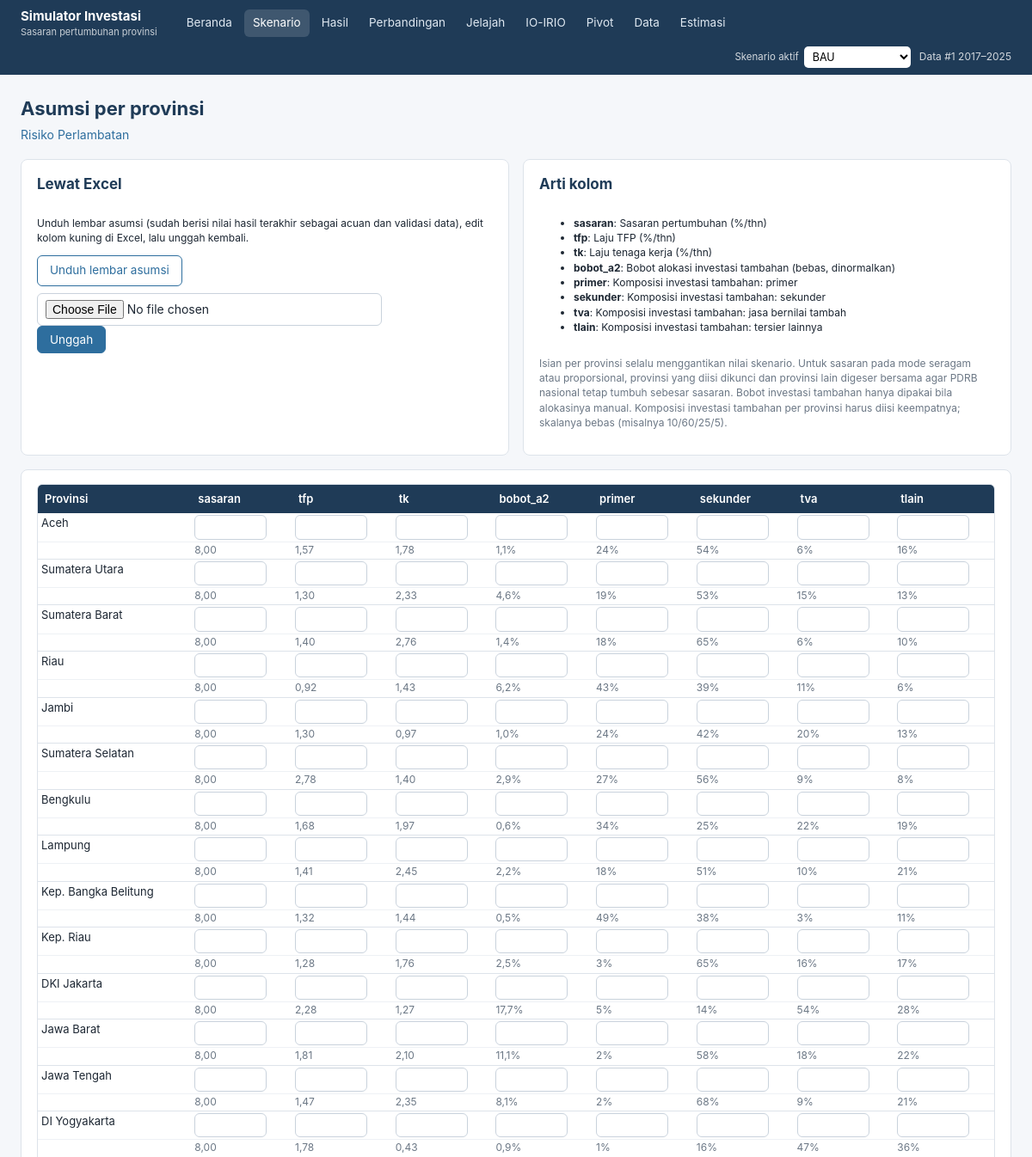
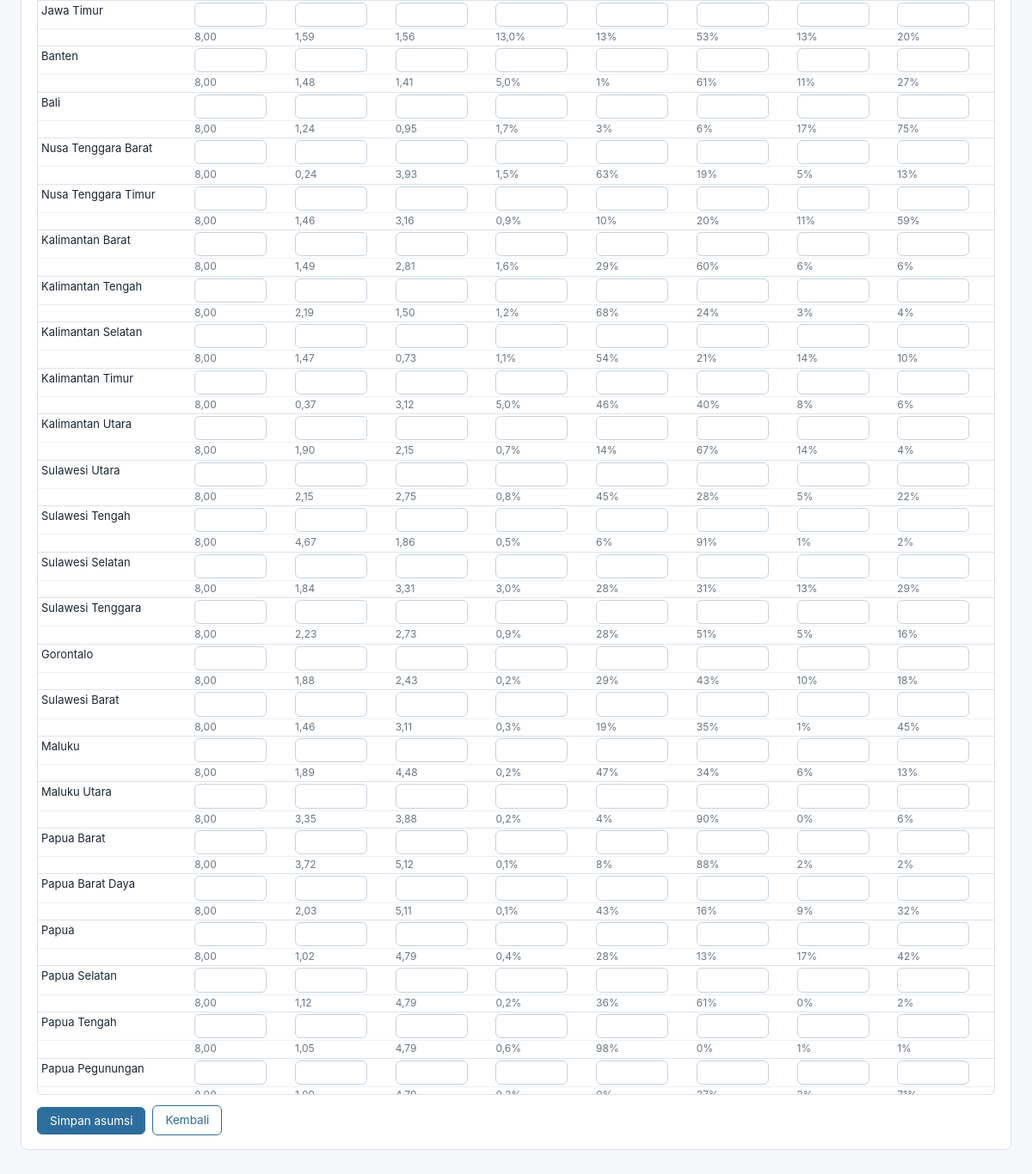
Screenshot of /skenario/11/asumsi/ with the database file from the repository (2 pictures, top to bottom).
### datapanel/models.py (models this page shows, shortened)
class VersiData(models.Model):
    class Status(models.TextChoices):
        DRAF = "draf", "Draf (menunggu konfirmasi)"
        SIAP = "siap", "Siap dipakai"
        AKTIF = "aktif", "Aktif"
        ARSIP = "arsip", "Arsip"
        GAGAL = "gagal", "Gagal validasi"
    class Sumber(models.TextChoices):
        AWAL = "awal", "Dataset awal tim"
        UNGGAH = "unggah", "Unggahan baru"
        PEMBARUAN = "pembaruan", "Pembaruan atas versi lain"
        EDIT = "edit", "Suntingan manual"
    nama = models.CharField(max_length=120)
    keterangan = models.TextField(blank=True)
    sumber = models.CharField(max_length=12, choices=Sumber.choices, default=Sumber.UNGGAH)
    status = models.CharField(max_length=8, choices=Status.choices, default=Status.DRAF)
    induk = models.ForeignKey("self", null=True, blank=True, on_delete=models.SET_NULL,
                              related_name="turunan")
    berkas = models.FileField(upload_to="unggahan/%Y%m/", blank=True)
    nama_berkas = models.CharField(max_length=255, blank=True)
    opsi_pembersihan = models.JSONField(default=dict, blank=True)
    laporan = models.JSONField(default=list, blank=True)
    ringkasan = models.JSONField(default=dict, blank=True)
    tahun_awal = models.PositiveSmallIntegerField(null=True, blank=True)
    tahun_akhir = models.PositiveSmallIntegerField(null=True, blank=True)
    n_baris = models.PositiveIntegerField(default=0)
    pangsa_pemekaran = models.JSONField(default=dict, blank=True)
    dibuat = models.DateTimeField(auto_now_add=True)
    dibuat_oleh = models.ForeignKey(settings.AUTH_USER_MODEL, null=True, blank=True,
                                    on_delete=models.SET_NULL)
    class Meta:
        ordering = ["-dibuat"]
        verbose_name_plural = "versi data"
    @classmethod
    def aktif(cls):
        return cls.objects.filter(status=cls.Status.AKTIF).first()
    @property
    def bisa_rinci_papua(self):
        return bool((self.pangsa_pemekaran or {}).get("kunci"))

### simulasi/models.py (models this page shows, shortened)
class Skenario(models.Model):
    class ModeSasaran(models.TextChoices):
        SERAGAM = "seragam", "Seragam: tiap provinsi tumbuh sebesar sasaran"
        PROPORSIONAL = "proporsional", "Proporsional: pertahankan selisih laju historis, nasional = sasaran"
        MANUAL = "manual", "Manual per provinsi (lembar asumsi provinsi)"
    class ModeLaju(models.TextChoices):
        HISTORIS = "historis", "Historis per provinsi"
        NASIONAL = "nasional", "Satu nilai untuk semua provinsi"
        MANUAL = "manual", "Manual per provinsi"
    class ModePmtb(models.TextChoices):
        HISTORIS = "historis", "Tren historis per provinsi"
        NASIONAL = "nasional", "Satu laju nasional"
    class Alokasi(models.TextChoices):
        KEBUTUHAN = "kebutuhan", "Menurut kebutuhan untuk sasaran (jarak terbesar dapat lebih banyak)"
        PDRB = "pdrb", "Menurut pangsa PDRB"
        INVESTASI = "investasi", "Menurut pangsa realisasi PMA+PMDN 3 tahun terakhir"
        MANUAL = "manual", "Bobot manual per provinsi"
    class Tujuan(models.TextChoices):
        C = "C", "Industri pengolahan (C)"
        TVA = "tva", "Jasa bernilai tambah (H, J, K, MN)"
    class Status(models.TextChoices):
        BARU = "baru", "Belum dijalankan"
        SELESAI = "selesai", "Hasil terkini"
        USANG = "usang", "Asumsi berubah, perlu dijalankan ulang"
        GAGAL = "gagal", "Gagal dijalankan"
    class Kelompok(models.TextChoices):
        BAWAAN = "bawaan", "Estimasi tim RDSI"
        KUSTOM = "kustom", "Kustom (disimpan pengguna)"
    nama = models.CharField(max_length=120)
    singkat = models.CharField("nama singkat", max_length=24, blank=True,
                               help_text="Label pendek untuk grafik dan tabel; kosong = nama.")
    kelompok = models.CharField(max_length=8, choices=Kelompok.choices, default=Kelompok.KUSTOM)
    templat = models.CharField("kode paket asal", max_length=4, blank=True)
    deskripsi = models.TextField(blank=True)
    status = models.CharField(max_length=8, choices=Status.choices, default=Status.BARU)
    versi_data = models.ForeignKey("datapanel.VersiData", on_delete=models.PROTECT, related_name="skenario")
    set_parameter = models.ForeignKey("estimasi.SetParameter", on_delete=models.PROTECT,
                                      related_name="skenario", verbose_name="set elastisitas")
    koef_sektoral = models.ForeignKey("estimasi.KoefisienSektoral", null=True, blank=True,
                                      on_delete=models.SET_NULL, related_name="skenario",
                                      verbose_name="koefisien komposisi sektor",
                                      help_text="Kosongkan untuk mematikan saluran komposisi sektor.")
    set_determinan = models.ForeignKey("estimasi.SetDeterminan", null=True, blank=True,
                                       on_delete=models.SET_NULL, related_name="skenario",
                                       verbose_name="koefisien determinan TFP",
                                       help_text="Kosong = set determinan default.")
    tahun_dasar = models.PositiveSmallIntegerField(default=2025)
    tahun_target = models.PositiveSmallIntegerField(default=2029)
    hist_awal = models.PositiveSmallIntegerField("awal jendela historis", default=2018)
    hist_akhir = models.PositiveSmallIntegerField("akhir jendela historis", default=2024)
    kecualikan_2020 = models.BooleanField("keluarkan 2020 (COVID) dari rata-rata historis", default=False)
    pecah_papua = models.BooleanField(
        "rinci Papua menjadi enam provinsi (38 provinsi)", default=True,
        help_text="Papua Barat dan Papua dipecah menurut pangsa data 2023-2025; sebelum 2023 pangsa "
                  "tahun pertama dipakai mundur. Estimasi elastisitas tetap 34 provinsi.")
    sasaran = models.FloatField("sasaran pertumbuhan nasional (%/tahun)", default=8.0)
    mode_sasaran = models.CharField(max_length=14, choices=ModeSasaran.choices, default=ModeSasaran.SERAGAM)
    lambda_proporsional = models.FloatField("porsi selisih historis yang dipertahankan", default=1.0)
    mode_tfp = models.CharField("asumsi laju TFP", max_length=10, choices=ModeLaju.choices,
                                default=ModeLaju.HISTORIS)
    tfp_nasional = models.FloatField("laju TFP bila satu nilai (%/tahun)", default=2.0)
    faktor_tfp = models.FloatField("pengali laju TFP (1 = tren)", default=1.0,
                                   help_text="Mengalikan laju TFP historis: 1 = sesuai tren, 0,5 = separuhnya, 1,1 = 10% lebih cepat.")
    mode_tk = models.CharField("asumsi laju tenaga kerja", max_length=10, choices=ModeLaju.choices,
                               default=ModeLaju.HISTORIS)
    tk_nasional = models.FloatField("laju tenaga kerja bila satu nilai (%/tahun)", default=2.0)
    mode_pmtb = models.CharField("tren PMTB dasar", max_length=10, choices=ModePmtb.choices,
                                 default=ModePmtb.HISTORIS)
    g_pmtb_nasional = models.FloatField("laju PMTB nasional (%/tahun)", null=True, blank=True,
                                        help_text="Kosong = rata-rata historis nasional.")
    g_investasi = models.FloatField("laju tren PMA+PMDN nominal (%/tahun)", null=True, blank=True,
                                    help_text="Kosong = rata-rata historis nasional.")
    inflasi_pmtb = models.FloatField("inflasi deflator PMTB (%/tahun)", null=True, blank=True,
                                     help_text="Kosong = rata-rata historis.")
    pass_through = models.FloatField("pass-through realisasi ke PMTB", default=1.0,
                                     help_text="Bagian rupiah realisasi PMA+PMDN yang menjadi PMTB.")
    rasio_realisasi = models.FloatField("rasio realisasi terhadap rencana", default=1.0)
    apbd_persen = models.FloatField("belanja modal APBD tambahan (% belanja APBD)", default=0.0)
    pass_through_apbd = models.FloatField("pass-through belanja APBD ke PMTB", default=1.0)
    a1 = models.JSONField("investasi dasar: rencana realisasi dasar (triliun Rp/tahun)", default=dict, blank=True)
    a2 = models.JSONField("investasi tambahan (triliun Rp/tahun)", default=dict, blank=True)
    alokasi_a2 = models.CharField("alokasi investasi tambahan", max_length=10, choices=Alokasi.choices,
                                  default=Alokasi.KEBUTUHAN)
    komposisi_a2 = models.JSONField("komposisi sektor investasi tambahan", null=True, blank=True)
    realokasi_pp = models.FloatField("realokasi tenaga kerja dari pertanian (poin persen)", default=0.0)
    tujuan_realokasi = models.CharField(max_length=4, choices=Tujuan.choices, default=Tujuan.C)
    n_simulasi = models.PositiveIntegerField("jumlah simulasi Monte Carlo", default=500)
    skala_se = models.FloatField("pengali SE parameter", default=1.0)
    volatilitas_tfp = models.FloatField("pengali volatilitas TFP tahunan", default=1.0)
    seed = models.PositiveIntegerField(default=2026)
    override_provinsi = models.JSONField(default=dict, blank=True)
    jalur = models.JSONField("jalur per tahun", default=dict, blank=True)
    kejutan = models.JSONField(default=list, blank=True)
    determinan = models.JSONField("determinan TFP", default=dict, blank=True)
    penyesuaian = models.JSONField(default=dict, blank=True)
    dibuat = models.DateTimeField(auto_now_add=True)
    diubah = models.DateTimeField(auto_now=True)
    dibuat_oleh = models.ForeignKey(settings.AUTH_USER_MODEL, null=True, blank=True,
                                    on_delete=models.SET_NULL)
    class Meta:
        ordering = ["-diubah"]
        verbose_name_plural = "skenario"
    @property
    def label(self):
        return self.singkat or self.nama
    @property
    def bawaan(self):
        return self.kelompok == self.Kelompok.BAWAAN
    @property
    def rinci_papua(self):
        return self.pecah_papua and self.versi_data.bisa_rinci_papua
    @property
    def kode_provinsi(self):
        from datapanel.referensi import KODE_PROVINSI, KODE_PROVINSI_38
        return KODE_PROVINSI_38 if self.rinci_papua else KODE_PROVINSI

### simulasi/views.py (the view, shortened to what this page needs)
# urls.py: path("<int:pk>/asumsi/", views.asumsi_provinsi, name="asumsi_provinsi"),
def asumsi_provinsi(request, pk):
    sk = get_object_or_404(Skenario, pk=pk)
    form = FormAsumsiProvinsi(request.POST or None, override=sk.override_provinsi, kode=sk.kode_provinsi)
    ref = {p["kode"]: p for p in sk.hasil.data["provinsi"]} if hasattr(sk, "hasil") else {}
    return render(request, "simulasi/asumsi_provinsi.html", {
        "sk": sk, "form": form, "kolom": KOLOM_ASUMSI, "ref": ref, "kelompok": KELOMPOK})

### templates/simulasi/asumsi_provinsi.html (shortened to what this page needs)
{% extends "base.html" %}
{% load format_id %}
{% block isi %}
<h1>Asumsi per provinsi</h1>
<p class="sub"><a href="{% url 'simulasi:detail' sk.pk %}">{{ sk.nama }}</a></p>
<div class="grid g2">
  <div class="kartu">
    <h2>Lewat Excel</h2>
    <p class="kecil">Unduh lembar asumsi (sudah berisi nilai hasil terakhir sebagai acuan dan validasi data), edit kolom kuning di Excel, lalu unggah kembali.</p>
    <div class="aksi">
      <a class="btn garis" href="{% url 'simulasi:unduh_asumsi' sk.pk %}">Unduh lembar asumsi</a>
      <form method="post" enctype="multipart/form-data" action="{% url 'simulasi:unggah_asumsi' sk.pk %}" class="aksi">
        {% csrf_token %}<input type="file" name="berkas" accept=".xlsx" required><button class="btn">Unggah</button>
      </form>
    </div>
  </div>
  <div class="kartu">
    <h2>Arti kolom</h2>
    <ul class="kecil">{% for k, ket, lo, hi in kolom %}<li><b>{{ k }}</b>: {{ ket }}</li>{% endfor %}</ul>
    <p class="kecil abu">Isian per provinsi selalu menggantikan nilai skenario. Untuk sasaran pada mode seragam atau proporsional, provinsi yang diisi dikunci dan provinsi lain digeser bersama agar PDRB nasional tetap tumbuh sebesar sasaran. Bobot investasi tambahan hanya dipakai bila alokasinya manual. Komposisi investasi tambahan per provinsi harus diisi keempatnya; skalanya bebas (misalnya 10/60/25/5).</p>
  </div>
</div>
<form method="post" class="kartu">
  <div class="gulir" style="max-height:70vh">
  <table class="tabel rapat">
    <thead><tr><th>Provinsi</th>{% for k, ket, lo, hi in kolom %}<th title="{{ ket }}">{{ k }}</th>{% endfor %}</tr></thead>
    <tbody>
    {% for kode, nama, fields in form.baris %}
      {% with r=ref|ambil:kode %}
      <tr>
        <td>{{ nama }}</td>
        {% for f in fields %}<td>{{ f }}{% if f.errors %}<div class="kecil teks-merah">{{ f.errors|striptags }}</div>{% endif %}</td>{% endfor %}
      </tr>
      {% if r %}<tr class="acuan kecil abu"><td></td>
        <td>{{ r.g_sasaran|angka:2 }}</td><td>{{ r.g_tfp|angka:2 }}</td><td>{{ r.g_tk|angka:2 }}</td><td>{{ r.bobot_a2|persen:1 }}</td>
        {% for k, nama_k in kelompok %}<td>{{ r.komposisi_a2|ambil:k|persen:0 }}</td>{% endfor %}
      </tr>{% endif %}
      {% endwith %}
    {% endfor %}
    </tbody>
  </table>
  </div>
  <div class="aksi" style="margin-top:12px">
    <button class="btn">Simpan asumsi</button>
    <a class="btn garis" href="{% url 'simulasi:detail' sk.pk %}">Kembali</a>
  </div>
</form>
{% endblock %}

### templates/base.html (shortened to what this page needs)
{% load static %}<!doctype html>
<html lang="id">
<head>
  <link rel="stylesheet" href="{% static 'vendor/leaflet/leaflet.css' %}">
  <link rel="stylesheet" href="{% static 'css/app.css' %}">
</head>
<body>
<header class="atas">
  <a class="merek" href="{% url 'beranda' %}">Simulator Investasi<small>Sasaran pertumbuhan provinsi</small></a>
  {% with p=request.path %}
  <nav>
    <a href="{% url 'beranda' %}" class="{% if p == '/' %}aktif{% endif %}">Beranda</a>
    <a href="{% url 'simulasi:daftar' %}" class="{% if p == '/skenario/' or '/edit/' in p or '/baru/' in p or '/asumsi/' in p %}aktif{% endif %}">Skenario</a>
    <a href="{% url 'simulasi:hasil_aktif' %}" class="{% if di_hasil %}aktif{% endif %}">Hasil</a>
    <a href="{% url 'simulasi:bandingkan' %}" class="{% if 'bandingkan' in p %}aktif{% endif %}">Perbandingan</a>
    <a href="{% url 'datapanel:penjelajah' %}" class="{% if '/jelajah/' in p %}aktif{% endif %}">Jelajah</a>
    <a href="{% url 'io:beranda' %}" class="{% if p|slice:':4' == '/io/' %}aktif{% endif %}">IO-IRIO</a>
    <a href="{% url 'pivot' %}" class="{% if p|slice:':7' == '/pivot/' %}aktif{% endif %}">Pivot</a>
    <a href="{% url 'datapanel:daftar_versi' %}" class="{% if '/data/' in p and '/jelajah/' not in p %}aktif{% endif %}">Data</a>
    <a href="{% url 'estimasi:daftar' %}" class="{% if '/estimasi/' in p %}aktif{% endif %}">Estimasi</a>
  </nav>
  {% endwith %}
  <div class="versi">
    {% if sk_grup %}
    <form class="pilih-aktif" method="post" action="{% url 'simulasi:aktif' %}">{% csrf_token %}
      <label for="pilih-skenario-aktif">Skenario aktif</label>
      <select id="pilih-skenario-aktif" name="pk" onchange="this.form.submit()">
        {% for judul, daftar in sk_grup %}{% if daftar %}<optgroup label="{{ judul }}">
          {% for s in daftar %}<option value="{{ s.pk }}" {% if sk_aktif and s.pk == sk_aktif.pk %}selected{% endif %} >{{ s.label }}</option>{% endfor %}
        </optgroup>{% endif %}{% endfor %}
      </select>
    </form>
    {% endif %}
    <span class="data-aktif">{% if versi_aktif %}Data <a style="color:#fff" href="{% url 'datapanel:detail_versi' versi_aktif.pk %}">#{{ versi_aktif.pk }} {{ versi_aktif.tahun_awal }}–{{ versi_aktif.tahun_akhir }}</a>{% else %}Belum ada data aktif{% endif %}</span>
  </div>
</header>
<main>
  {% block isi %}{% endblock %}
</main>
</body>
</html>

### rows the page displays
VersiData: pk "1", tahun_awal "2017", tahun_akhir "2025"
Skenario: nama "Risiko Perlambatan"

### other values shown
{{ k }} "sasaran" "tfp" "tk" "bobot_a2" "primer" "sekunder" "tva" "tlain"
{{ ket }} "Sasaran pertumbuhan (%/thn)" "Laju TFP (%/thn)" "Laju tenaga kerja (%/thn)" "Bobot alokasi investasi tambahan (bebas, dinormalkan)" "Komposisi investasi tambahan: primer" "Komposisi investasi tambahan: sekunder" "Komposisi investasi tambahan: jasa bernilai tambah" "Komposisi investasi tambahan: tersier lainnya"
{{ nama }} "Aceh" "Sumatera Utara" "Sumatera Barat" "Riau" "Jambi" "Sumatera Selatan" "Bengkulu" "Lampung" "Kep. Bangka Belitung" "Kep. Riau" "DKI Jakarta" "Jawa Barat" "Jawa Tengah" "DI Yogyakarta" "Jawa Timur" "Banten" "Bali" "Nusa Tenggara Barat" "Nusa Tenggara Timur" "Kalimantan Barat" "Kalimantan Tengah" "Kalimantan Selatan" "Kalimantan Timur" "Kalimantan Utara" "Sulawesi Utara" "Sulawesi Tengah" "Sulawesi Selatan" "Sulawesi Tenggara" "Gorontalo" "Sulawesi Barat" "Maluku" "Maluku Utara" "Papua Barat" "Papua Barat Daya" "Papua" "Papua Selatan" "Papua Tengah" "Papua Pegunungan"
{{ r.g_sasaran|angka:2 }} "8,00" "8,00" "8,00" "8,00" "8,00" "8,00" "8,00" "8,00" "8,00" "8,00" "8,00" "8,00" "8,00" "8,00" "8,00" "8,00" "8,00" "8,00" "8,00" "8,00" "8,00" "8,00" "8,00" "8,00" "8,00" "8,00" "8,00" "8,00" "8,00" "8,00" "8,00" "8,00" "8,00" "8,00" "8,00" "8,00" "8,00"
{{ r.g_tfp|angka:2 }} "1,57" "1,30" "1,40" "0,92" "1,30" "2,78" "1,68" "1,41" "1,32" "1,28" "2,28" "1,81" "1,47" "1,78" "1,59" "1,48" "1,24" "0,24" "1,46" "1,49" "2,19" "1,47" "0,37" "1,90" "2,15" "4,67" "1,84" "2,23" "1,88" "1,46" "1,89" "3,35" "3,72" "2,03" "1,02" "1,12" "1,05"
{{ r.g_tk|angka:2 }} "1,78" "2,33" "2,76" "1,43" "0,97" "1,40" "1,97" "2,45" "1,44" "1,76" "1,27" "2,10" "2,35" "0,43" "1,56" "1,41" "0,95" "3,93" "3,16" "2,81" "1,50" "0,73" "3,12" "2,15" "2,75" "1,86" "3,31" "2,73" "2,43" "3,11" "4,48" "3,88" "5,12" "5,11" "4,79" "4,79" "4,79"
{{ r.bobot_a2|persen:1 }} "1,1%" "4,6%" "1,4%" "6,2%" "1,0%" "2,9%" "0,6%" "2,2%" "0,5%" "2,5%" "17,7%" "11,1%" "8,1%" "0,9%" "13,0%" "5,0%" "1,7%" "1,5%" "0,9%" "1,6%" "1,2%" "1,1%" "5,0%" "0,7%" "0,8%" "0,5%" "3,0%" "0,9%" "0,2%" "0,3%" "0,2%" "0,2%" "0,1%" "0,1%" "0,4%" "0,2%" "0,6%"
{{ r.komposisi_a2|ambil:k|persen:0 }} "24%" "54%" "6%" "16%" "19%" "53%" "15%" "13%" "18%" "65%" "6%" "10%" "43%" "39%" "11%" "6%" "24%" "42%" "20%" "13%" "27%" "56%" "9%" "8%" "34%" "25%" "22%" "19%" "18%" "51%" "10%" "21%" "49%" "38%" "3%" "11%" "3%" "65%" "16%" "17%" "5%" "14%" "54%" "28%" "2%" "58%" "18%" "22%" "2%" "68%" "9%" "21%" "1%" "16%" "47%" "36%" "13%" "53%" "13%" "20%" "1%" "61%" "11%" "27%" "3%" "6%" "17%" "75%" "63%" "19%" "5%" "13%" "10%" "20%" "11%" "59%" "29%" "60%" "6%" "6%" "68%" "24%" "3%" "4%" "54%" "21%" "14%" "10%" "46%" "40%" "8%" "6%" "14%" "67%" "14%" "4%" "45%" "28%" "5%" "22%" "6%" "91%" "1%" "2%" "28%" "31%" "13%" "29%" "28%" "51%" "5%" "16%" "29%" "43%" "10%" "18%" "19%" "35%" "1%" "45%" "47%" "34%" "6%" "13%" "4%" "90%" "0%" "6%" "8%" "88%" "2%" "2%" "43%" "16%" "9%" "32%" "28%" "13%" "17%" "42%" "36%" "61%" "0%" "2%" "98%" "0%" "1%" "1%"
form field pk "BAU"
